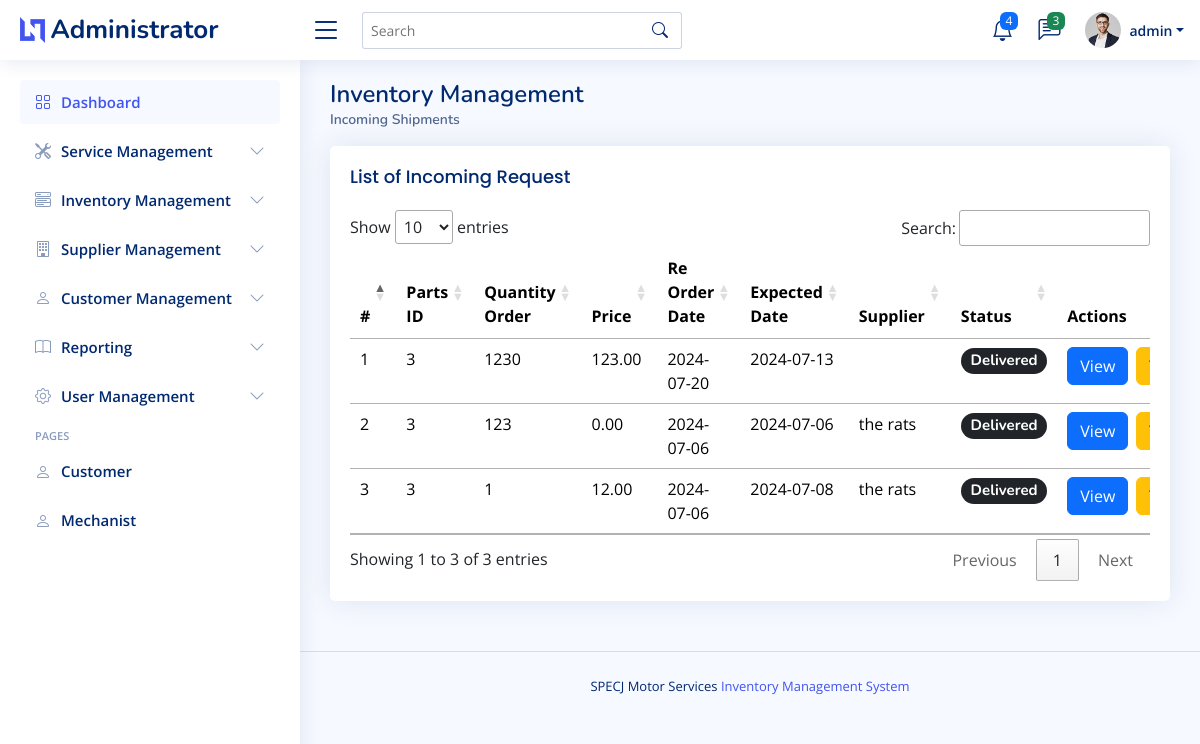
/admin/incoming_shipments.php (signed in), run on an earlier commit of the app's database.
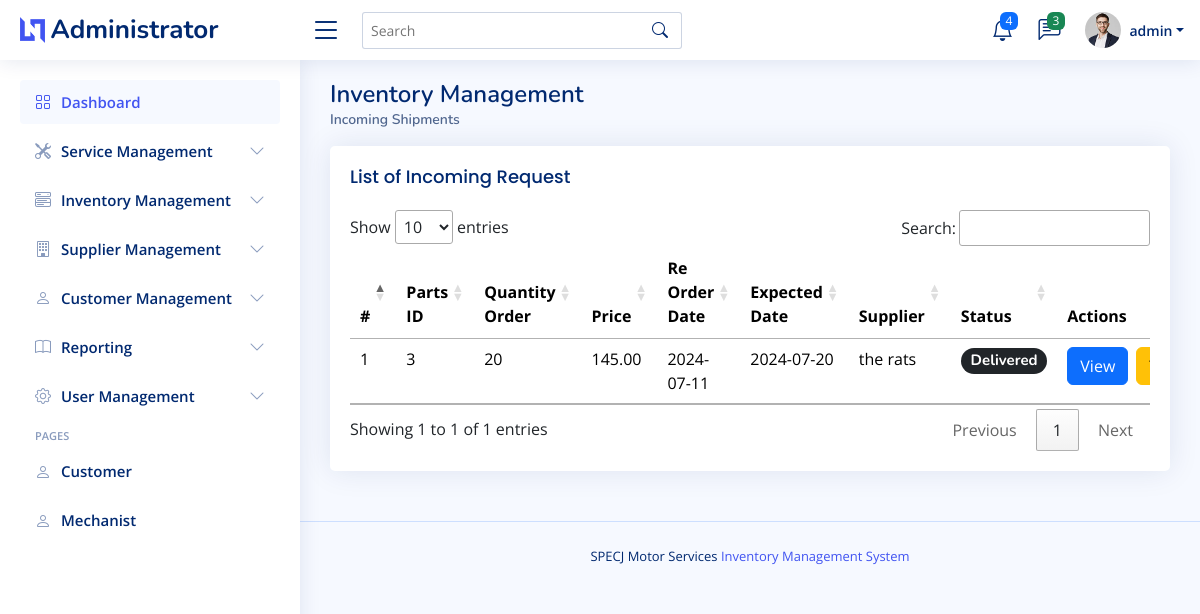
And on a later commit of the database.
### tables this page shows
CREATE TABLE `reorders_tbl`  (
  `reorder_id` int NOT NULL AUTO_INCREMENT,
  `parts_id` int NOT NULL,
  `quantity_to_reorder` int NOT NULL,
  `price` decimal(10, 2) NOT NULL,
  `reorder_date` date NOT NULL,
  `expected_delivery_date` date NOT NULL,
  `supplier_id` varchar(250) NOT NULL,
  `status` varchar(255) NOT NULL,
  PRIMARY KEY (`reorder_id`) USING BTREE,
  INDEX `parts_id`(`parts_id` ASC) USING BTREE,
  CONSTRAINT `reorders_tbl_ibfk_1` FOREIGN KEY (`parts_id`) REFERENCES `motorparts_tbl` (`m_id`) ON DELETE RESTRICT ON UPDATE RESTRICT
);

### admin/incoming_shipments.php (the view, shortened to what this page needs)
<?php
    include("admin_header.php");
?>
<body>
    <?php
        include("admin_topnav.php");
        include("admin_sidenav.php");
    ?>
    <main id="main" class="main">
        <div class="pagetitle">
            <h1>Inventory Management</h1>
            <nav>
                <ol class="breadcrumb">
                    <li class="breadcrumb-item active">Incoming Shipments</li>
                </ol>
            </nav>
        </div>
        <section class="section">
            <div class="row">
                <div class="col-lg-12">
                    <div class="card">
                        <div class="card-body">
                            <h5 class="card-title">List of Incoming Request</h5>
                            <div class="table-responsive">
                                <table class="table table-hover" id="services_manage_order_datatable">
                                    <thead>
                                        <tr>
                                            <th scope="col">#</th>
                                            <th scope="col">Parts ID</th>
                                            <th scope="col">Quantity Order</th>
                                            <th scope="col">Price</th>
                                            <th scope="col">Re Order Date</th>
                                            <th scope="col">Expected Date</th>
                                            <th scope="col">Supplier</th>
                                            <th scope="col">Status</th>
                                            <th scope="col">Actions</th>
                                        </tr>
                                    </thead>
                                    <tbody>
                                        <?php
                                            $stmt = $connection->prepare("SELECT * FROM reorders_tbl WHERE status='Delivered'");
                                            $stmt->execute();
                                            $result = $stmt->get_result();
                                            $count = 1;
                                            while ($row = $result->fetch_assoc()) {
                                                echo "<tr>";
                                                echo "<td>" . $count . "</td>";
                                                echo "<td>" . $row['parts_id'] . "</td>";
                                                echo "<td>" . $row['quantity_to_reorder'] . "</td>";
                                                echo "<td>" . $row['price'] . "</td>";
                                                echo "<td>" . $row['reorder_date'] . "</td>";
                                                echo "<td>" . $row['expected_delivery_date'] . "</td>";
                                                echo "<td>" . $row['supplier_id'] . "</td>";
                                                echo "<td>";
                                                if ($row['status'] == 'Rejected') {
                                                    echo "<h5><span class='badge rounded-pill bg-danger'>" . $row['status'] . "</span></h5>";
                                                } else if ($row['status'] == 'Pending'){
                                                    echo "<h5><span class='badge rounded-pill bg-secondary'>" . $row['status'] . "</span></h5>";
                                                } else {
                                                    echo "<h5><span class='badge rounded-pill bg-dark'>" . $row['status'] . "</span></h5>";
                                                }
                                                echo "</td>";
                                                echo "<td>
                                                    <div class='d-flex'>
                                                        <a data-toggle='modal' data-target='#reorderModal" . $row['reorder_id'] . "' class='btn btn-primary btn-md'>View</a>
                                                        <span class='mx-1'></span>
                                                        <a data-toggle='modal' data-target='#trackModal" . $row['reorder_id'] . "' class='btn btn-warning btn-md'>Track</a>
                                                    </div>
                                                </td>";
                                                echo "</tr>";
                                                $count++;
                                            }
                                        ?>
                                    </tbody>
                                </table>
                            </div>
                        </div>
                    </div>
                </div>
            </div>
        </section>
    </main>
    <?php
        include("admin_footer.php");
    ?>
</body>
</html>

What changed in the data, as far as the page shows it:
removed reorders_tbl: parts "3", quantity_to_reorder "1230", price "123.00", reorder_date "2024-07-20", expected_delivery_date "2024-07-13", status "Delivered"
removed reorders_tbl: parts "3", quantity_to_reorder "123", price "0.00", reorder_date "2024-07-06", expected_delivery_date "2024-07-06", supplier "the rats", status "Delivered"
removed reorders_tbl: parts "3", quantity_to_reorder "1", price "12.00", reorder_date "2024-07-06", expected_delivery_date "2024-07-08", supplier "the rats", status "Delivered"
now on this page (row edited): reorders_tbl: parts "3", quantity_to_reorder "20", price "145.00", reorder_date "2024-07-11", expected_delivery_date "2024-07-20", supplier "the rats", status "Delivered"
Also different on the page:
text written by a page script: "Show entries Search: Showing 1 to 3 of 3 entries Previous 1 Next" → "Show entries Search: Showing 1 to 1 of 1 entries Previous 1 Next"
